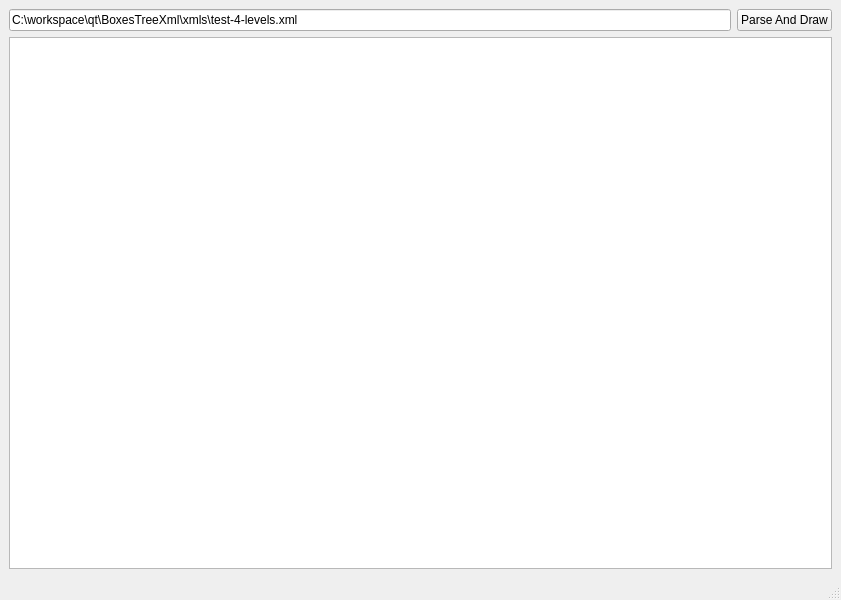
<?xml version="1.0" encoding="UTF-8"?>
<ui version="4.0">
 <class>MainWindow</class>
 <widget class="QMainWindow" name="MainWindow">
  <property name="geometry">
   <rect>
    <x>0</x>
    <y>0</y>
    <width>841</width>
    <height>600</height>
   </rect>
  </property>
  <property name="windowTitle">
   <string>BoxesTreeXml</string>
  </property>
  <widget class="QWidget" name="centralwidget">
   <layout class="QVBoxLayout" name="verticalLayout">
    <item>
     <layout class="QHBoxLayout" name="horizontalLayout">
      <item>
       <widget class="QLineEdit" name="lineEditXmlFilePath">
        <property name="text">
         <string>C:\workspace\qt\BoxesTreeXml\xmls\test-4-levels.xml</string>
        </property>
       </widget>
      </item>
      <item>
       <widget class="QPushButton" name="pushButtonParseAndDraw">
        <property name="text">
         <string>Parse And Draw</string>
        </property>
       </widget>
      </item>
     </layout>
    </item>
    <item>
     <widget class="QGraphicsView" name="graphicsView"/>
    </item>
   </layout>
  </widget>
  <widget class="QMenuBar" name="menubar">
   <property name="geometry">
    <rect>
     <x>0</x>
     <y>0</y>
     <width>841</width>
     <height>21</height>
    </rect>
   </property>
  </widget>
  <widget class="QStatusBar" name="statusbar"/>
 </widget>
 <resources/>
 <connections/>
</ui>
